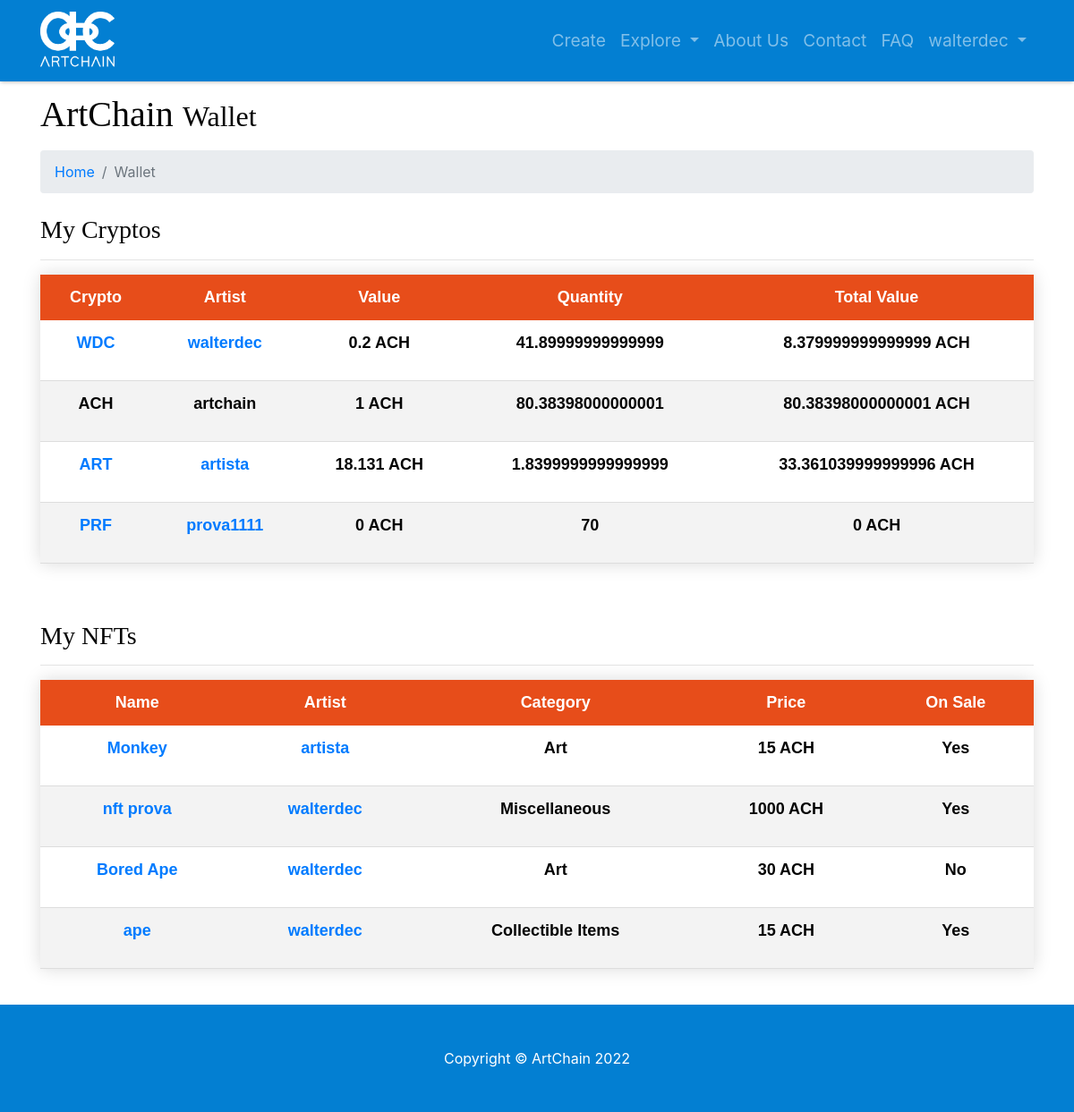
The app's page /myaccount-mywallet (signed in) with its own data.
### model.py (models this page shows)
class User(db.Model):
    __tablename__ = 'users'
    id = db.Column(db.Integer, unique=True, primary_key=True)
    username = db.Column(db.String(64), unique=True, index=True)
    password = db.Column(db.String(64))
    email = db.Column(db.String(64), unique=True)
    role_id = db.Column(db.Integer, db.ForeignKey('roles.id'))
    name = db.Column(db.String(64))
    surname = db.Column(db.String(64))
    category = db.Column(db.String(64), default=False)
    profile_pic_src = db.Column(db.String(64))
    insta = db.Column(db.Integer)
    instaname = db.Column(db.String(64))
    face = db.Column(db.Integer)
    facename = db.Column(db.String(64))
    twitter = db.Column(db.Integer)
    twittername = db.Column(db.String(64))
    yt = db.Column(db.Integer)
    ytname = db.Column(db.String(64))
    tiktok = db.Column(db.Integer)
    tiktokname = db.Column(db.String(64))
    twitch = db.Column(db.Integer)
    twitchname = db.Column(db.String(64))
    applemusic = db.Column(db.Integer)
    applemusicname = db.Column(db.String(64))
    spotify = db.Column(db.Integer)
    spotifyname = db.Column(db.String(64))
    soundcloud = db.Column(db.Integer)
    soundcloudname = db.Column(db.String(64))
    sales = db.Column(db.Integer)
    value = db.Column(db.Integer)

class Crypto(db.Model):
    __tablename__ = 'cryptos'
    id = db.Column(db.Integer, primary_key=True, unique=True)
    user_id = db.Column(db.Integer)
    name = db.Column(db.String(64), unique=True)
    value = db.Column(db.Float)

class Wallet(db.Model):
    __tablename__ = 'wallets'
    id = db.Column(db.Integer, primary_key=True, unique=True)
    user_id = db.Column(db.Integer)
    crypto_id = db.Column(db.Integer)
    amount = db.Column(db.Integer)

class NFT(db.Model):
    __tablename__ = 'nfts'
    id = db.Column(db.Integer, primary_key=True)
    name = db.Column(db.String(64))
    category = db.Column(db.String(64))
    description = db.Column(db.Text)
    price = db.Column(db.Float)
    creator_id = db.Column(db.String(64), index=True)
    owner_id = db.Column(db.String(64))
    on_sale = db.Column(db.Boolean(1))
    img_src = db.Column(db.String(64))

### app.py (the view)
@app.route('/myaccount-mywallet', endpoint='mywallet')
def my_wallet():
    try:
        if session['username']:
            user = session['username']
            for row in db.session.query(model.User).filter_by(username=user):
                user_logged_in = row
    except KeyError:
        return forbidden(KeyError)
    users_dictionary = {}
    crypto_dictionary = {}
    wallet_dictionary = {}
    wallet_list = db.session.query(model.Wallet).filter_by(user_id=user_logged_in.id).all()
    cryptos_list = db.session.query(model.Crypto).all()
    for cryptocurrency in cryptos_list:
        users_dictionary[cryptocurrency.user_id] = (db.session.query(model.User).filter_by
                                                    (id=cryptocurrency.user_id).first())
    for row in wallet_list:
        crypto_dictionary[row.crypto_id] = (db.session.query(model.Crypto).filter_by
                                            (id=row.crypto_id).first())
        wallet_dictionary[row.crypto_id] = row
    nfts_list = db.session.query(model.NFT).filter_by(owner_id=user_logged_in.id).all()
    return render_template('myaccount-mywallet.html', user=user_logged_in,
                           users_dictionary=users_dictionary, crypto_dictionary=crypto_dictionary,
                           wallet_dictionary=wallet_dictionary, nfts_list=nfts_list)

### templates/myaccount-mywallet.html (shortened to what this page needs)
{% include 'main-template.html' %}
{% block content %}
<head>
</head>
<div class="container">
   <h1 class="mt-4 mb-3">ArtChain
      <small>Wallet</small>
   </h1>
   <ol class="breadcrumb">
      <li class="breadcrumb-item">
         <a href="/">Home</a>
      </li>
      <li class="breadcrumb-item active">Wallet</li>
   </ol>
   <div class="mt-4 mb-3">
      <h3>My Cryptos</h3>
      <hr>
      {% if not crypto_dictionary %}
      <h5 class="text-center">You have no cryptos in your wallet.</h5>
      {% else %}
      <table class="styled-table">
         <thead>
            <tr>
               <th>Crypto</th>
               <th>Artist</th>
               <th>Value</th>
               <th>Quantity</th>
               <th>Total Value</th>
            </tr>
         </thead>
         <tbody>
            {% for crypto in crypto_dictionary.values() %}
            {% if crypto.name == 'ACH' %}
            <tr class="mt-5">
               <th>
                  <p>{{crypto.name}}</p>
               </th>
               <th>
                  <p>
                     {{users_dictionary.get(crypto.user_id).username}}
                  </p>
               </th>
               <th>
                  <p>{{users_dictionary.get(crypto.user_id).value}} ACH</p>
               </th>
               <th>
                  <p>{{wallet_dictionary.get(crypto.id).amount}}</p>
               </th>
               <th>
                  <p>{{wallet_dictionary.get(crypto.id).amount*users_dictionary.get(crypto.user_id).value}} ACH</p>
               </th>
            </tr>
            {% else %}
            <tr class="mt-5">
               <th>
                  <p><a href="item/crypto/{{crypto.name}}">{{crypto.name}}</a></p>
               </th>
               <th>
                  <p><a href="profile/{{users_dictionary.get(crypto.user_id).username}}">
                     {{users_dictionary.get(crypto.user_id).username}}
                     </a>
                  </p>
               </th>
               <th>
                  <p>{{users_dictionary.get(crypto.user_id).value}} ACH</p>
               </th>
               <th>
                  <p>{{wallet_dictionary.get(crypto.id).amount}}</p>
               </th>
               <th>
                  <p>{{wallet_dictionary.get(crypto.id).amount*users_dictionary.get(crypto.user_id).value}} ACH</p>
               </th>
            </tr>
            {% endif %}
            {% endfor %}
         </tbody>
      </table>
      {% endif %}
   </div>
   <br>
   <div class="mt-4 mb-3">
      <h3>My NFTs</h3>
      <hr>
      {% if not nfts_list %}
      <h5 class="text-center">You have no NFTs in your wallet.</h5>
      {% else %}
      <table class="styled-table">
         <thead>
            <tr>
               <th>Name</th>
               <th>Artist</th>
               <th>Category</th>
               <th>Price</th>
               <th>On Sale</th>
            </tr>
         </thead>
         <tbody>
            {% for nft in nfts_list %}
            <tr>
               <th>
                  <p><a href="item/nft/{{nft.name}}">{{nft.name}}</a></p>
               </th>
               <th>
                  <p><a href="profile/{{users_dictionary.get(nft.creator_id).username}}">{{users_dictionary.get(nft.creator_id).username}}</a></p>
               </th>
               <th>
                  <p>{{nft.category}}</p>
               </th>
               <th>
                  <p>{{nft.price}} ACH</p>
               </th>
               {% if nft.on_sale %}
               <th>
                  <p>Yes</p>
               </th>
               {% else %}
               <th>
                  <p>No</p>
               </th>
               {% endif %}
            </tr>
            {% endfor %}
         </tbody>
      </table>
      {% endif %}
   </div>
   <br>
</div>
{% endblock content %}
{% include 'footer.html' %}

### templates/main-template.html (shortened to what this page needs)
<!DOCTYPE html>
<html lang="en">
   <head>
      <link href="{{url_for('static',filename='vendor/bootstrap/css/bootstrap.css')}}" rel="stylesheet">
      <link href="{{url_for('static',filename='css/modern-business.css')}}" rel="stylesheet">
   </head>
   <body>
      <nav class="navbar fixed-top navbar-expand-lg navbar-dark fixed-top">
         <div class="container">
            <a class="navbar-brand" href="/"><img src="{{url_for('static',filename='images/logos/artchain_logo_white.png')}}" width="85" height="65"></a>
            <div class="collapse navbar-collapse" id="navbarResponsive">
               <ul class="navbar-nav ml-auto">
                  {% if session.username %}
                  <li class="nav-item">
                     <a class="nav-link" href="/create">Create</a>
                  </li>
                  {% endif %}
                  <li class="nav-item dropdown">
                     <a class="nav-link dropdown-toggle" href="#" id="navbarDropdownPages" data-toggle="dropdown" aria-haspopup="true" aria-expanded="false">
                     Explore
                     </a>
                  </li>
                  <li class="nav-item">
                     <a class="nav-link" href="/about">About Us</a>
                  </li>
                  <li class="nav-item">
                     <a class="nav-link" href="/contact">Contact</a>
                  </li>
                  <li class="nav-item">
                     <a class="nav-link" href="/faq">FAQ</a>
                  </li>
                  {% if session.username %}
                  <li class="nav-item dropdown">
                     <a class="nav-link dropdown-toggle" href="#" id="navbarDropdownBlog" data-toggle="dropdown" aria-haspopup="true" aria-expanded="false">
                     {{session.username}}
                     </a>
                  </li>
                  {% endif %}
               </ul>
            </div>
         </div>
      </nav>
      <br>
   </body>
</html>

### static/css/modern-business.css (style rules this page uses)
body { padding-top: 56px; }
th { padding: 10%; }
thead { background-color: #117CC4; }
nav { box-shadow: 0 2px 4px -1px rgba(0,0,0,0.25); font-size: larger; }
h1 { font-family: building; }
h3 { font-family: building; }
.navbar { box-shadow: 0 2px 4px -1px rgba(0,0,0,0.25); background-color: #037FD2; }
.styled-table { border-radius: 0.25rem; border-collapse: collapse; margin: auto; font-size: large; text-align: center; font-family: sans-serif; table-layout: auto; width: 100%; box-shadow: 0 0 20px rgba(0, 0, 0, 0.15); border-bottom: #037FD2; vertical-align: center; }
thead { -moz-border-radius: 5px 0 0 0; }
.styled-table thead tr { height: auto; background-color: #E74D1A; color: #ffffff; font-size: large; }
.styled-table th, .styled-table td { padding: 12px 15px; }
.styled-table tbody tr { border-bottom: 1px solid #dddddd; }
.styled-table tbody tr:nth-of-type(even) { background-color: #f3f3f3; }

### records on screen
User: username "walterdec", get "walterdec"
Crypto: name "WDC", get "0.2"
Wallet: get "41.89999999999999", get "8.379999999999999"
Crypto: name "ACH", get "1", get "80.38398000000001"
User: get "artchain"
Crypto: name "ART"
User: get "artista", get "18.131"
Wallet: get "1.8399999999999999", get "33.361039999999996"
Crypto: name "PRF"
User: get "prova1111", get "0"
Wallet: get "70", get "0"
NFT: name "Monkey", category "Art", price "15", on_sale "Yes"
NFT: name "nft prova", category "Miscellaneous", price "1000", on_sale "Yes"
NFT: name "Bored Ape", category "Art", price "30", on_sale "No"
NFT: name "ape", category "Collectible Items", price "15", on_sale "Yes"
